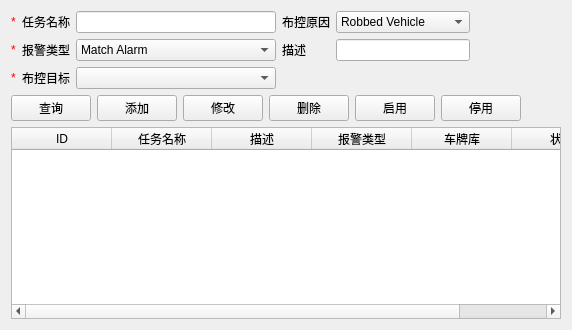
           <widget class="QWidget" name="tab_10">
            <attribute name="title">
             <string>布控任务</string>
            </attribute>
            <layout class="QVBoxLayout" name="verticalLayout_15">
             <item>
              <layout class="QHBoxLayout" name="horizontalLayout_39">
               <item>
                <layout class="QGridLayout" name="gridLayout_5">
                 <item row="1" column="0">
                  <widget class="QLabel" name="label_31">
                   <property name="styleSheet">
                    <string notr="true">color: rgb(255, 0, 0);
font: 75 18pt &quot;微软雅黑&quot;;</string>
                   </property>
                   <property name="text">
                    <string>*</string>
                   </property>
                  </widget>
                 </item>
                 <item row="2" column="1">
                  <widget class="QLabel" name="label_32">
                   <property name="text">
                    <string>布控目标</string>
                   </property>
                  </widget>
                 </item>
                 <item row="2" column="2" colspan="2">
                  <widget class="QComboBox" name="plateMonitorObjectCmbBox"/>
                 </item>
                 <item row="0" column="0">
                  <widget class="QLabel" name="label_38">
                   <property name="styleSheet">
                    <string notr="true">color: rgb(255, 0, 0);
font: 75 18pt &quot;微软雅黑&quot;;</string>
                   </property>
                   <property name="text">
                    <string>*</string>
                   </property>
                  </widget>
                 </item>
                 <item row="0" column="1">
                  <widget class="QLabel" name="label_39">
                   <property name="text">
                    <string>任务名称</string>
                   </property>
                  </widget>
                 </item>
                 <item row="0" column="2" colspan="2">
                  <widget class="QLineEdit" name="plateMonitorTaskNameLineEdit">
                   <property name="minimumSize">
                    <size>
                     <width>200</width>
                     <height>0</height>
                    </size>
                   </property>
                  </widget>
                 </item>
                 <item row="0" column="4">
                  <widget class="QLabel" name="label_40">
                   <property name="text">
                    <string>布控原因</string>
                   </property>
                  </widget>
                 </item>
                 <item row="1" column="1">
                  <widget class="QLabel" name="label_41">
                   <property name="text">
                    <string>报警类型</string>
                   </property>
                  </widget>
                 </item>
                 <item row="1" column="2" colspan="2">
                  <widget class="QComboBox" name="plateMonitorAlarmTypeCmbBox">
                   <item>
                    <property name="text">
                     <string>Match Alarm</string>
                    </property>
                   </item>
                   <item>
                    <property name="text">
                     <string>Not Match Alarm</string>
                    </property>
                   </item>
                  </widget>
                 </item>
                 <item row="1" column="4">
                  <widget class="QLabel" name="label_42">
                   <property name="text">
                    <string>描述</string>
                   </property>
                  </widget>
                 </item>
                 <item row="2" column="0">
                  <widget class="QLabel" name="label_43">
                   <property name="styleSheet">
                    <string notr="true">color: rgb(255, 0, 0);
font: 75 18pt &quot;微软雅黑&quot;;</string>
                   </property>
                   <property name="text">
                    <string>*</string>
                   </property>
                  </widget>
                 </item>
                 <item row="0" column="7">
                  <spacer name="horizontalSpacer_9">
                   <property name="orientation">
                    <enum>Qt::Horizontal</enum>
                   </property>
                   <property name="sizeHint" stdset="0">
                    <size>
                     <width>40</width>
                     <height>20</height>
                    </size>
                   </property>
                  </spacer>
                 </item>
                 <item row="1" column="5">
                  <widget class="QLineEdit" name="plateMonitorRemarksLineEdit"/>
                 </item>
                 <item row="0" column="5">
                  <widget class="QComboBox" name="plateMonitorCauseCmbBox">
                   <item>
                    <property name="text">
                     <string>Robbed Vehicle</string>
                    </property>
                   </item>
                   <item>
                    <property name="text">
                     <string>Stolen Vehicle</string>
                    </property>
                   </item>
                   <item>
                    <property name="text">
                     <string>Suspect Vehicle</string>
                    </property>
                   </item>
                   <item>
                    <property name="text">
                     <string>Traffic Violation</string>
                    </property>
                   </item>
                   <item>
                    <property name="text">
                     <string>Emergency Control</string>
                    </property>
                   </item>
                  </widget>
                 </item>
                </layout>
               </item>
              </layout>
             </item>
             <item>
              <layout class="QHBoxLayout" name="horizontalLayout_38">
               <item>
                <widget class="QPushButton" name="searchPlateMonitorTaskBtn">
                 <property name="text">
                  <string>查询</string>
                 </property>
                </widget>
               </item>
               <item>
                <widget class="QPushButton" name="addPlateMonitorTaskBtn">
                 <property name="text">
                  <string>添加</string>
                 </property>
                </widget>
               </item>
               <item>
                <widget class="QPushButton" name="modifyPlateMonitorTaskBtn">
                 <property name="text">
                  <string>修改</string>
                 </property>
                </widget>
               </item>
               <item>
                <widget class="QPushButton" name="deletePlateMonitorTaskBtn">
                 <property name="text">
                  <string>删除</string>
                 </property>
                </widget>
               </item>
               <item>
                <widget class="QPushButton" name="enablePlateMonitorTaskBtn">
                 <property name="text">
                  <string>启用</string>
                 </property>
                </widget>
               </item>
               <item>
                <widget class="QPushButton" name="disablePlateMonitorTaskBtn">
                 <property name="text">
                  <string>停用</string>
                 </property>
                </widget>
               </item>
               <item>
                <spacer name="horizontalSpacer_8">
                 <property name="orientation">
                  <enum>Qt::Horizontal</enum>
                 </property>
                 <property name="sizeHint" stdset="0">
                  <size>
                   <width>40</width>
                   <height>20</height>
                  </size>
                 </property>
                </spacer>
               </item>
              </layout>
             </item>
             <item>
              <widget class="QTableWidget" name="plateMonitorTaskInfoTabWgt">
               <column>
                <property name="text">
                 <string>ID</string>
                </property>
               </column>
               <column>
                <property name="text">
                 <string>任务名称</string>
                </property>
               </column>
               <column>
                <property name="text">
                 <string>描述</string>
                </property>
               </column>
               <column>
                <property name="text">
                 <string>报警类型</string>
                </property>
               </column>
               <column>
                <property name="text">
                 <string>车牌库</string>
                </property>
               </column>
               <column>
                <property name="text">
                 <string>状态</string>
                </property>
               </column>
              </widget>
             </item>
            </layout>
           </widget>
